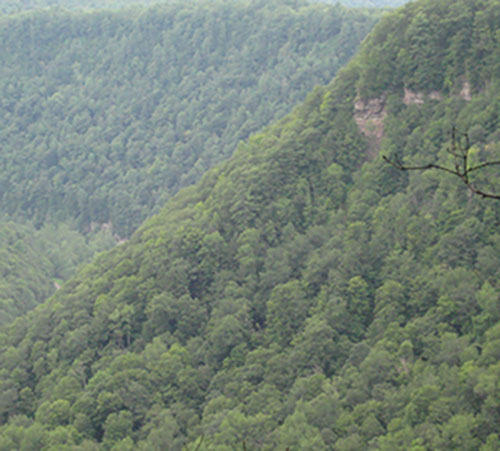
#> input picture nature.jpg, 500 x 451 px
$ python fuz_color.py   (Python 2 division)   (older library calls are emulated)
#> lines starting #> are read from the running program, lines starting #| are printed output that depends on the picture
# -*- coding: utf-8 -*-
"""
Created on Tue Jan 16 17:50:48 2018

@author: CarlosEmiliano
"""

from __future__ import division
import matplotlib.pyplot as plt
import numpy as np

import skfuzzy as fuzz
from skfuzzy import control as ctrl
import scipy.ndimage as ni
import time
from skimage.color import hsv2rgb, rgb2hsv
from skimage.io import imread
import cv2


eps = 0.0001

Ima1 = plt.imread('nature.jpg')#[:,:,0:3]
#> Ima1 is the input picture: shape (451, 500, 3); mean R, G, B 119.1, 131.9, 120.5

Ima10 = rgb2hsv(Ima1)
#> Ima10: shape (451, 500, 3) float64; mean of channels 0, 1, 2 0.37, 0.15, 0.523
Ima = Ima10[:,:,2]*255
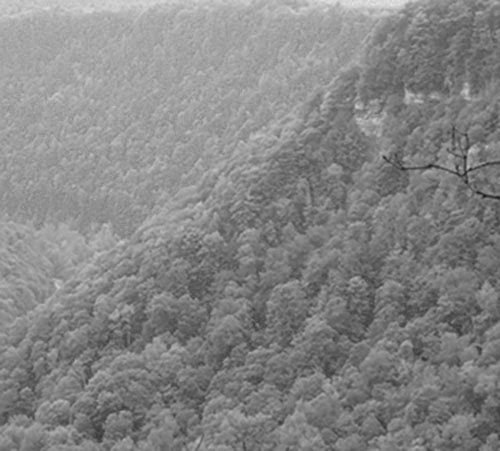
#> Ima: shape (451, 500) float64; min 27, max 231, mean 133.5
Ima10[:,:,1] *= 1.5
#> Ima10: shape (451, 500, 3) float64; mean of channels 0, 1, 2 0.37, 0.225, 0.523
Ima10[Ima10>=1] = 1
image_histogram, bins = np.histogram(Ima.flatten(), 256, normed=True)
#> image_histogram = 256 values, max 0.0185 at index 120, min 0 at index 1, mean 0.0049; bins = 257 values from 27 to 231


fil, col = np.shape(Ima)
#> fil = 451; col = 500

Im = np.reshape(Ima, [1, fil * col])

print(np.shape(Im))
#| (1, 225500)
start_time = time.time()


image_histogram, bins = np.histogram(Ima.flatten(), 256, normed=True)

PE = []
fcps = []
cnt = []
'''for ncenters in range(3,7):
    #ncenters = ;
    stp = 0.2 * ncenters
    cntr, u, u0, d, jm, p, fpc = fuzz.cluster.cmeans(
            Im, ncenters, 2, error=stp, maxiter=300, init=None)

    cnt.append(cntr)
    fcps.append(fpc)
    pe = 0
    for i in range(np.shape(u)[1]):
        for k in range(ncenters):
            pe = u[k, i] ** 2 * np.log(u[k, i]**2) + pe
            #pe = u[k, i] ** 2 * 2 * np.log(u[k, i]) + pe
            # pe = u[k, i] * np.log(u[k, i]) + pe

    PE.append(-(1 / (fil * col * np.log(1 / ncenters))) * pe)
    print(fcps)
    print(PE)

ncenters = np.argmax(PE) + 3
cntr = cnt[np.argmax(PE)]
print ncenters'''

ncenters = 6
stp = 0.2 * ncenters
#> (the run stopped early here; a loop or call above may not have finished)
